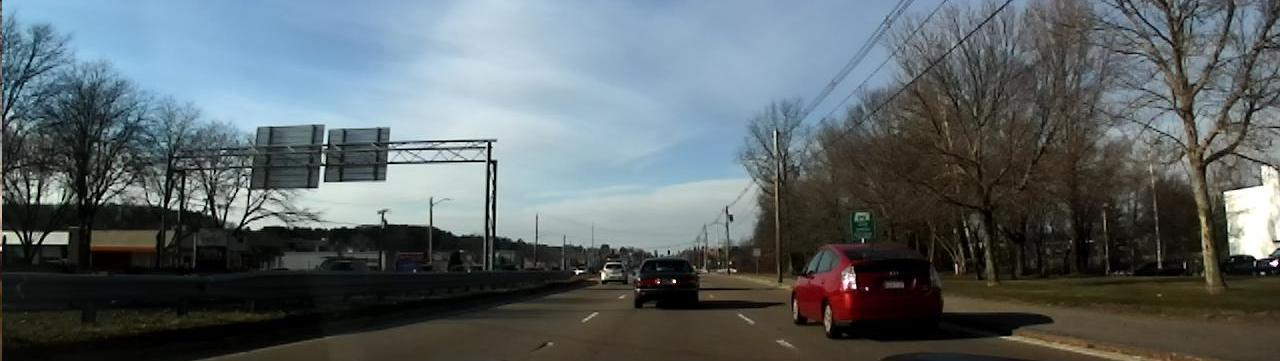
%> input picture dim/labs/lab-01/image_Left.jpg, 1280 x 361 px
$ octave DepthExtraction_start.m   (GNU Octave 9; MATLAB toolbox functions it lacks are replaced by stand-ins)
%> lines starting %> are read from the running program, lines starting %| are printed output that depends on the picture
%%%%%%%%%%%%%%%%%%%%%%%%%%%%%%%%%%%%%%%%%
close all
clear
clc
%%%%%%%% Load images%%%%%%%%%%%%%%%%%%%%%%
IL=imread('image_Left.jpg');
%> IL is the input picture: size 361x1280x3 uint8; mean R, G, B 91.1, 99.9, 102.5
IR=imread('image_Right.jpg');
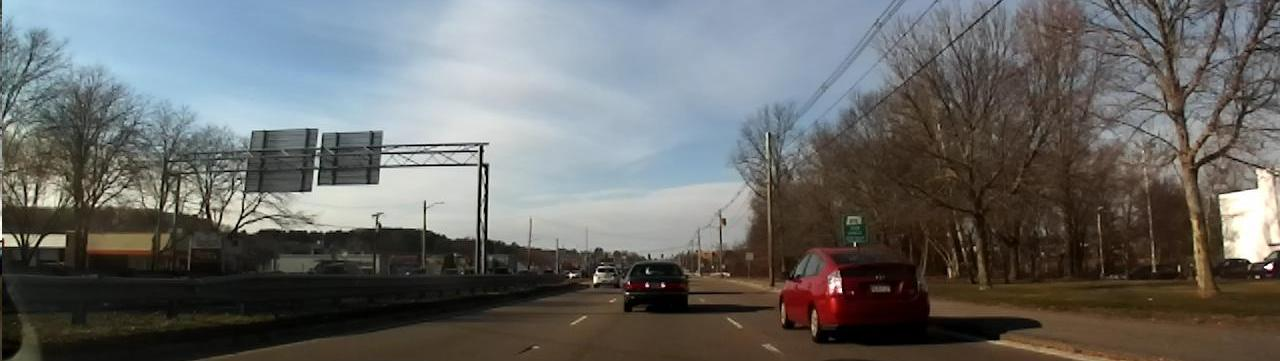
%> input picture dim/labs/lab-01/image_Right.jpg, 1280 x 361 px
%> IR is the input picture: size 361x1280x3 uint8; mean R, G, B 103.9, 104.5, 102.9

%%%%%%% View the extracted image%%%%%%%%%%
figure;
imshowpair(IL,IR,'montage');
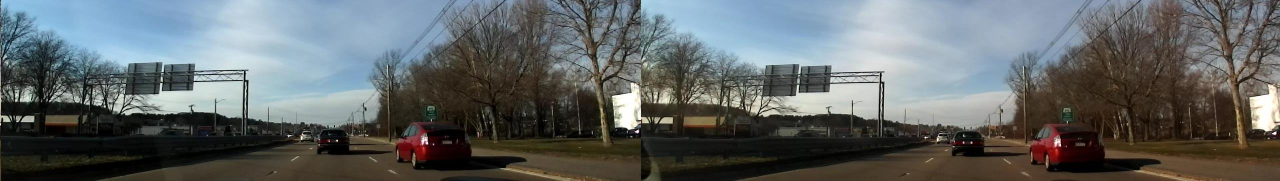
%> displayed picture: size 361x2560x3, on the screen's scale of 0 to 255 (shown at 1/2 size); mean R, G, B 97.5, 102.2, 102.7
title('Extracted Portion of Original Images');

%%%%%%% Rectify the Images%%%%%%%%%%%%%%%%
% Load Stereo Parameters
%> (the run ends here)
